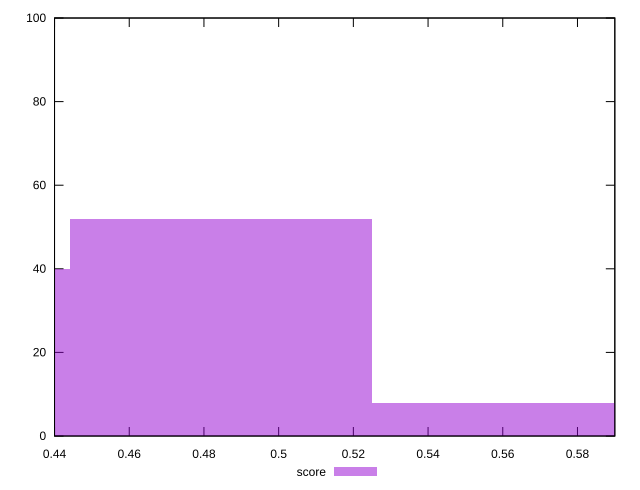

gnuplot code for this plot:
reset

$score <<EOF
0.48456720165348705 52
0.4038060013779059 40
0.5653284019290682 8
EOF

set key outside below
set boxwidth 0.08076120027558117
set xrange [0.44:0.59]
set yrange [0:100]
set trange [0:100]
set style fill transparent solid 0.5 noborder
set terminal svg size 640, 490 enhanced background rgb 'white'
set output "report_00011_2021-02-09T10:53:21.242Z/uses-http2/samples/pages+cached+noadtech+nomedia+nocss/score/histogram.svg"

plot $score title "score" with boxes

reset
